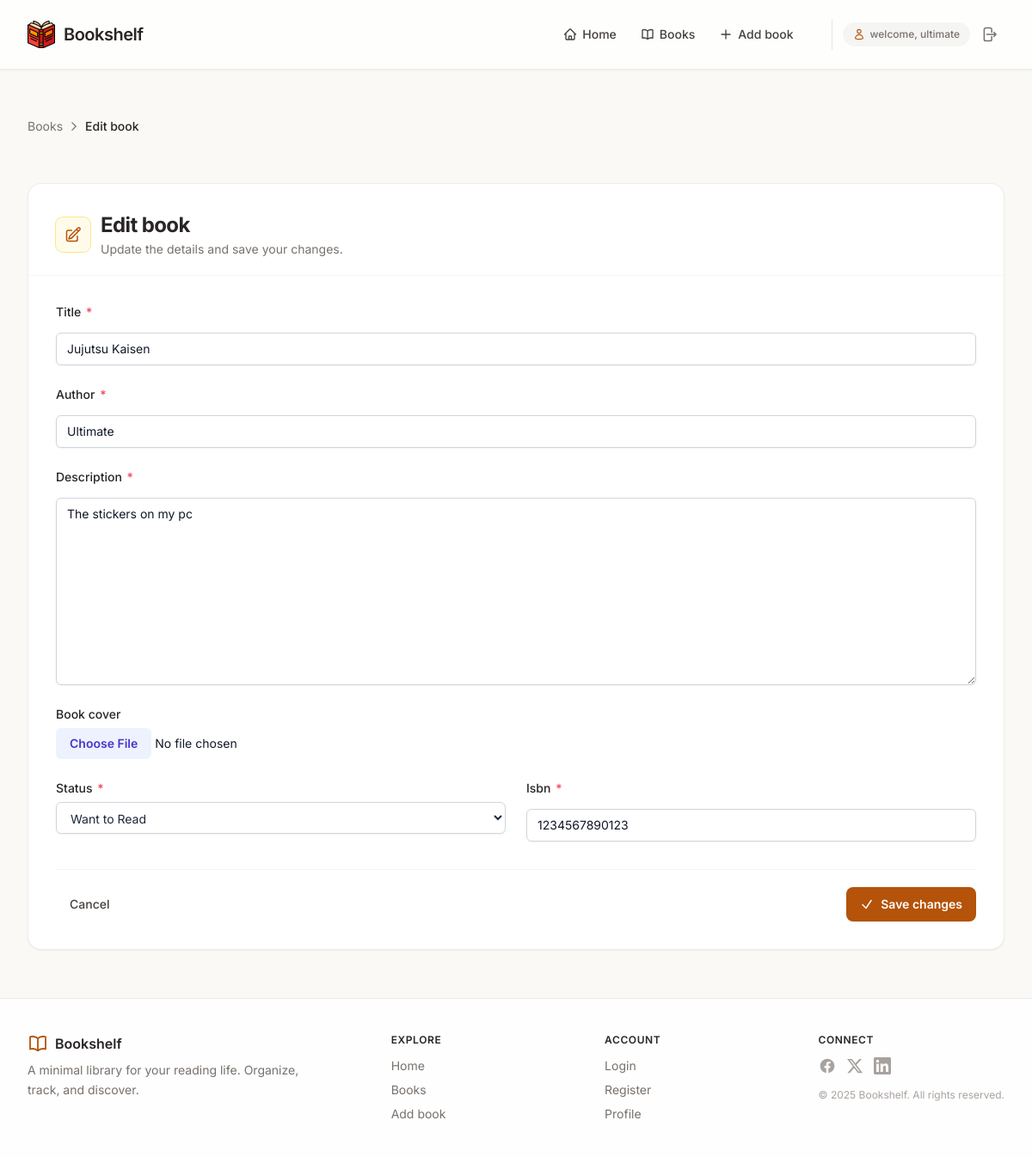
Page /books/17/edit/ (signed in) on the committed database.
### shelf/models.py (models this page shows, shortened)
class Book(models.Model):
  STATUS_CHOICES = [
      ("want", "Want to Read"),
      ("reading", "Currently Reading"),
      ("read", "Finished"),
  ]
  title = models.CharField(max_length=200)
  author = models.CharField(max_length=200)
  description = models.TextField()
  book_cover = models.ImageField(upload_to='book_covers/', blank=True, null=True, default='book_covers/default_cover.png')
  isbn = models.CharField(max_length=13)
  status = models.CharField(max_length=10, choices=STATUS_CHOICES, default="want")
  published_at = models.DateField(blank=True, null=True, auto_now_add=True)
  updated_at = models.DateField(blank=True, null=True, auto_now=True)
  owner = models.ForeignKey(User, on_delete=models.CASCADE, related_name='books')
  class Meta:
    ordering = ['-published_at']

### shelf/views.py (the view)
# urls.py: path('books/<int:pk>/edit/', views.book_edit, name="book_edit" ),
@login_required()
def book_edit(request, pk):
    context = {}
    if not pk:
        messages.error(request, 'Book ID is required for editing.')
        return redirect('shelf:books')
    try:
        book = Book.objects.get(pk=pk)
        print(book.book_cover)
    except Book.DoesNotExist:
        messages.error(request, 'Book not found.')
        return redirect('shelf:books')
    if request.user != book.owner:
        messages.error(request, 'You do not have permission to edit this book.')
        return redirect('shelf:books')
    if request.method == 'POST':
        form = BookForm(request.POST, instance=book)
        files = request.FILES.get('book_cover')
        if form.is_valid():
            book = form.save(commit=False)
            if files:
                book.book_cover = files
            book.save()
            messages.success(request, 'Book updated successfully!')
            return redirect('shelf:books')
        else:
            messages.error(request, 'Error updating book. Please check the form for errors.')
    else:
        context['form'] = BookForm(instance=book)
    return render(request, 'shelf/book_edit.html', context)

### shelf/forms.py
class BookForm(forms.ModelForm):
    class Meta:
      model = Book
      fields = ('title', 'author', 'description', 'status', 'isbn', 'book_cover')
      widgets = {
        'title': forms.TextInput(attrs={'class': INPUT_CLASSES, 'placeholder': 'Enter book title'}),
        'author': forms.TextInput(attrs={'class': INPUT_CLASSES, 'placeholder': 'Enter author name'}),
        'description': forms.Textarea(attrs={'class': TEXTAREA_CLASSES, 'placeholder': 'Enter book description'}),
        'status': forms.Select(attrs={'class': SELECT_CLASSES}),
        'isbn': forms.TextInput(attrs={'class': INPUT_CLASSES, 'placeholder': 'Enter ISBN'}),
        'book_cover': forms.FileInput(attrs={'class': FILE_CLASSES}),
      }

### shelf/templates/shelf/book_edit.html (shortened to what this page needs)
{% extends "layout.html" %}
{% block content %}
<div class="flex flex-col gap-8">
  <nav class="flex items-center gap-1.5 text-sm text-stone-500 mb-6">
    <a href="{% url 'shelf:books' %}" class="hover:text-amber-800 transition">Books</a>
    <svg class="w-3.5 h-3.5" fill="none" stroke="currentColor" stroke-width="2" viewBox="0 0 24 24">
      <path stroke-linecap="round" stroke-linejoin="round" d="M8.25 4.5l7.5 7.5-7.5 7.5" />
    </svg>
    <span class="text-stone-800 font-medium">Edit book</span>
  </nav>
  <div class="bg-white rounded-2xl border border-stone-200/70 shadow-sm overflow-hidden">
    <div class="px-6 md:px-8 pt-6 md:pt-8 pb-5 border-b border-stone-100">
      <div class="flex items-center gap-3">
        <div class="w-10 h-10 rounded-lg bg-amber-50 ring-1 ring-amber-200 flex items-center justify-center text-amber-700 shrink-0">
        </div>
        <div>
          <h1 class="text-xl md:text-2xl font-bold tracking-tight text-stone-800">Edit book</h1>
          <p class="text-sm text-stone-500 mt-0.5">
            Update the details and save your changes.
          </p>
        </div>
      </div>
    </div>
    <form method="post" novalidate class="px-6 md:px-8 py-6 md:py-8" enctype="multipart/form-data">
      {% include "components/book_form.html" with form=form %}
      <div class="mt-8 pt-5 border-t border-stone-100 flex items-center justify-between gap-3">
        <a href="{% url 'shelf:books' %}"
           class="px-4 py-2.5 text-sm font-medium text-stone-700 rounded-lg hover:bg-stone-100 transition">
          Cancel
        </a>
        <button type="submit"
                class="inline-flex items-center gap-2 px-4 py-2.5 bg-amber-700 hover:bg-amber-800 text-white text-sm font-semibold rounded-lg shadow-sm hover:shadow transition-all">
          <svg class="w-4 h-4" fill="none" stroke="currentColor" stroke-width="2.2" viewBox="0 0 24 24">
            <path stroke-linecap="round" stroke-linejoin="round" d="M4.5 12.75l6 6 9-13.5" />
          </svg>
          Save changes
        </button>
      </div>
    </form>
  </div>
</div>
{% endblock %}

### templates/nav.html (shortened to what this page needs)
{% load static %}
<header class="bg-white/80 backdrop-blur-sm border-b border-stone-200/80 sticky top-0 z-20 shadow-sm">
    <div class="max-w-7xl mx-auto px-5 sm:px-8 flex items-center justify-between h-16 md:h-20">
      <a href="#" class="flex items-center gap-2.5 shrink-0">
        <img src="{% static 'images/logo.png' %}" alt="Bookshelf Icon" class="w-7 h-7 md:w-8 md:h-8">
        <span class="font-semibold text-lg md:text-xl tracking-tight text-stone-800">Bookshelf</span>
      </a>
      <nav class="hidden md:flex items-center gap-1 lg:gap-2">
        <ul class="flex items-center gap-1 mr-4 lg:mr-6">
          <li>
            <a href="{% url "shelf:home" %}" class="nav-link flex items-center gap-1.5 px-3 py-2 rounded-lg text-sm font-medium text-stone-700 hover:text-amber-800 hover:bg-stone-100/70">
              Home
            </a>
          </li>
          <li>
            <a href="{% url "shelf:books" %}" class="nav-link flex items-center gap-1.5 px-3 py-2 rounded-lg text-sm font-medium text-stone-700 hover:text-amber-800 hover:bg-stone-100/70">
              Books
            </a>
          </li>
          <li>
            <a href="{% url "shelf:book_add" %}" class="nav-link flex items-center gap-1.5 px-3 py-2 rounded-lg text-sm font-medium text-stone-700 hover:text-amber-800 hover:bg-stone-100/70">
              <svg class="w-4 h-4" fill="none" stroke="currentColor" stroke-width="2" viewBox="0 0 24 24">
                <path stroke-linecap="round" stroke-linejoin="round" d="M12 4.5v15m7.5-7.5h-15" />
              </svg>
              Add book
            </a>
          </li>
        </ul>
        <div class="flex items-center gap-2 pl-2 border-l border-stone-200">
          {% if not request.user.is_authenticated %}
          <a href={% url "account:login" %} class="btn flex items-center gap-1.5 px-3.5 py-2 text-sm font-medium text-stone-700 rounded-lg hover:bg-stone-100/80 hover:text-amber-800">
            <svg class="w-4 h-4" fill="none" stroke="currentColor" stroke-width="2" viewBox="0 0 24 24">
              <path stroke-linecap="round" stroke-linejoin="round" d="M15.75 6a3.75 3.75 0 11-7.5 0 3.75 3.75 0 017.5 0zM4.501 20.118a7.5 7.5 0 0114.998 0A17.933 17.933 0 0112 21.75c-2.676 0-5.216-.584-7.499-1.632z" />
            </svg>
            Login
          </a>
          <a href={% url "account:register" %} class="btn flex items-center gap-1.5 px-3.5 py-2 text-sm font-semibold text-white bg-amber-700 rounded-lg shadow-sm hover:bg-amber-800 hover:shadow">
            Get Started
            <svg class="w-4 h-4" fill="none" stroke="currentColor" stroke-width="2.5" viewBox="0 0 24 24">
              <path stroke-linecap="round" stroke-linejoin="round" d="M13.5 4.5L21 12m0 0l-7.5 7.5M21 12H3" />
            </svg>
          </a>
          {% else %}
          <div class="flex items-center gap-1 ml-1">
            <span class="hidden lg:flex items-center gap-1.5 text-xs font-medium text-stone-500 bg-stone-100 px-3 py-1.5 rounded-full">
              welcome, {{ request.user.username }}
            </span>
            <form method="post" action={% url "account:logout" %} >
              <button type="submit" class="btn p-2 rounded-lg text-stone-500 hover:text-amber-800 hover:bg-stone-100" title="Logout">
                <svg class="w-5 h-5" fill="none" stroke="currentColor" stroke-width="1.8" viewBox="0 0 24 24">
                  <path stroke-linecap="round" stroke-linejoin="round" d="M15.75 9V5.25A2.25 2.25 0 0013.5 3h-6a2.25 2.25 0 00-2.25 2.25v13.5A2.25 2.25 0 007.5 21h6a2.25 2.25 0 002.25-2.25V15m3 0l3-3m0 0l-3-3m3 3H9" />
                </svg>
            </form>
          </div>
        {% endif %}
        </div>
      </nav>
    </div>
  </header>

### shelf/templates/components/book_form.html (shortened to what this page needs)
<div class="space-y-6">
  <div class="flex flex-col gap-1.5">
    <label for="{{ form.title.id_for_label }}"
           class="text-sm font-medium text-stone-800">
      {{ form.title.label }}
      {% if form.title.field.required %}
        <span class="text-rose-500 ml-0.5" aria-hidden="true">*</span>
      {% endif %}
    </label>
    {% if form.title.errors %}
      <div class="relative rounded-lg ring-1 ring-rose-400/60">{{ form.title }}</div>
      <ul class="mt-1 space-y-1">
        {% for error in form.title.errors %}
          <li class="flex items-start gap-1.5 text-xs text-rose-600">
            <svg class="w-3.5 h-3.5 mt-0.5 shrink-0" fill="none" stroke="currentColor" stroke-width="2.2" viewBox="0 0 24 24">
              <path stroke-linecap="round" stroke-linejoin="round" d="M12 9v3.75m0 3.75h.008v.008H12v-.008zM21 12a9 9 0 11-18 0 9 9 0 0118 0z" />
            </svg>
            <span>{{ error }}</span>
          </li>
        {% endfor %}
      </ul>
    {% else %}
      <div class="relative">{{ form.title }}</div>
    {% endif %}
  </div>
  <div class="flex flex-col gap-1.5">
    <label for="{{ form.author.id_for_label }}"
           class="text-sm font-medium text-stone-800">
      {{ form.author.label }}
      {% if form.author.field.required %}
        <span class="text-rose-500 ml-0.5" aria-hidden="true">*</span>
      {% endif %}
    </label>
    {% if form.author.errors %}
      <div class="relative rounded-lg ring-1 ring-rose-400/60">{{ form.author }}</div>
      <ul class="mt-1 space-y-1">
        {% for error in form.author.errors %}
          <li class="flex items-start gap-1.5 text-xs text-rose-600">
            <svg class="w-3.5 h-3.5 mt-0.5 shrink-0" fill="none" stroke="currentColor" stroke-width="2.2" viewBox="0 0 24 24">
              <path stroke-linecap="round" stroke-linejoin="round" d="M12 9v3.75m0 3.75h.008v.008H12v-.008zM21 12a9 9 0 11-18 0 9 9 0 0118 0z" />
            </svg>
            <span>{{ error }}</span>
          </li>
        {% endfor %}
      </ul>
    {% else %}
      <div class="relative">{{ form.author }}</div>
    {% endif %}
  </div>
  <div class="flex flex-col gap-1.5">
    <label for="{{ form.description.id_for_label }}"
           class="text-sm font-medium text-stone-800">
      {{ form.description.label }}
      {% if form.description.field.required %}
        <span class="text-rose-500 ml-0.5" aria-hidden="true">*</span>
      {% endif %}
    </label>
    {% if form.description.errors %}
      <div class="relative rounded-lg ring-1 ring-rose-400/60">{{ form.description }}</div>
      <ul class="mt-1 space-y-1">
        {% for error in form.description.errors %}
          <li class="flex items-start gap-1.5 text-xs text-rose-600">
            <svg class="w-3.5 h-3.5 mt-0.5 shrink-0" fill="none" stroke="currentColor" stroke-width="2.2" viewBox="0 0 24 24">
              <path stroke-linecap="round" stroke-linejoin="round" d="M12 9v3.75m0 3.75h.008v.008H12v-.008zM21 12a9 9 0 11-18 0 9 9 0 0118 0z" />
            </svg>
            <span>{{ error }}</span>
          </li>
        {% endfor %}
      </ul>
    {% else %}
      <div class="relative">{{ form.description }}</div>
    {% endif %}
  </div>
  <div class="flex flex-col gap-1.5">
    <label for="{{ form.book_cover.id_for_label }}"
           class="text-sm font-medium text-stone-800">
      {{ form.book_cover.label }}
    </label>
    {% if form.book_cover.errors %}
      <div class="relative rounded-lg ring-1 ring-rose-400/60">{{ form.book_cover }}</div>
      <ul class="mt-1 space-y-1">
        {% for error in form.book_cover.errors %}
          <li class="flex items-start gap-1.5 text-xs text-rose-600">
            <svg class="w-3.5 h-3.5 mt-0.5 shrink-0" fill="none" stroke="currentColor" stroke-width="2.2" viewBox="0 0 24 24">
              <path stroke-linecap="round" stroke-linejoin="round" d="M12 9v3.75m0 3.75h.008v.008H12v-.008zM21 12a9 9 0 11-18 0 9 9 0 0118 0z" />
            </svg>
            <span>{{ error }}</span>
          </li>
        {% endfor %}
      </ul>
    {% else %}
      <div class="relative">{{ form.book_cover }}</div>
    {% endif %}
  </div>
  <div class="grid grid-cols-1 md:grid-cols-2 gap-6">
    <div class="flex flex-col gap-1.5">
      <label for="{{ form.status.id_for_label }}"
             class="text-sm font-medium text-stone-800">
        {{ form.status.label }}
        {% if form.status.field.required %}
          <span class="text-rose-500 ml-0.5" aria-hidden="true">*</span>
        {% endif %}
      </label>
      {% if form.status.errors %}
        <div class="relative rounded-lg ring-1 ring-rose-400/60">{{ form.status }}</div>
        <ul class="mt-1 space-y-1">
          {% for error in form.status.errors %}
            <li class="flex items-start gap-1.5 text-xs text-rose-600">
              <svg class="w-3.5 h-3.5 mt-0.5 shrink-0" fill="none" stroke="currentColor" stroke-width="2.2" viewBox="0 0 24 24">
                <path stroke-linecap="round" stroke-linejoin="round" d="M12 9v3.75m0 3.75h.008v.008H12v-.008zM21 12a9 9 0 11-18 0 9 9 0 0118 0z" />
              </svg>
              <span>{{ error }}</span>
            </li>
          {% endfor %}
        </ul>
      {% else %}
        <div class="relative">{{ form.status }}</div>
      {% endif %}
    </div>
    <div class="flex flex-col gap-1.5">
      <label for="{{ form.isbn.id_for_label }}"
             class="text-sm font-medium text-stone-800">
        {{ form.isbn.label }}
        {% if form.isbn.field.required %}
          <span class="text-rose-500 ml-0.5" aria-hidden="true">*</span>
        {% endif %}
      </label>
      {% if form.isbn.errors %}
        <div class="relative rounded-lg ring-1 ring-rose-400/60">{{ form.isbn }}</div>
        <ul class="mt-1 space-y-1">
          {% for error in form.isbn.errors %}
            <li class="flex items-start gap-1.5 text-xs text-rose-600">
              <svg class="w-3.5 h-3.5 mt-0.5 shrink-0" fill="none" stroke="currentColor" stroke-width="2.2" viewBox="0 0 24 24">
                <path stroke-linecap="round" stroke-linejoin="round" d="M12 9v3.75m0 3.75h.008v.008H12v-.008zM21 12a9 9 0 11-18 0 9 9 0 0118 0z" />
              </svg>
              <span>{{ error }}</span>
            </li>
          {% endfor %}
        </ul>
      {% else %}
        <div class="relative">{{ form.isbn }}</div>
      {% endif %}
    </div>
  </div>
</div>

### templates/layout.html (style rules this page uses)
* { font-family: 'Inter', system-ui, sans-serif; }
.nav-link, .btn { transition: all 0.15s ease; }

### rows in the picture
Book: title "Jujutsu Kaisen", author "Ultimate", description "The stickers on my pc", status "Want to Read", isbn "1234567890123"

### other values in the picture
{{ request.user.username }} "ultimate"
